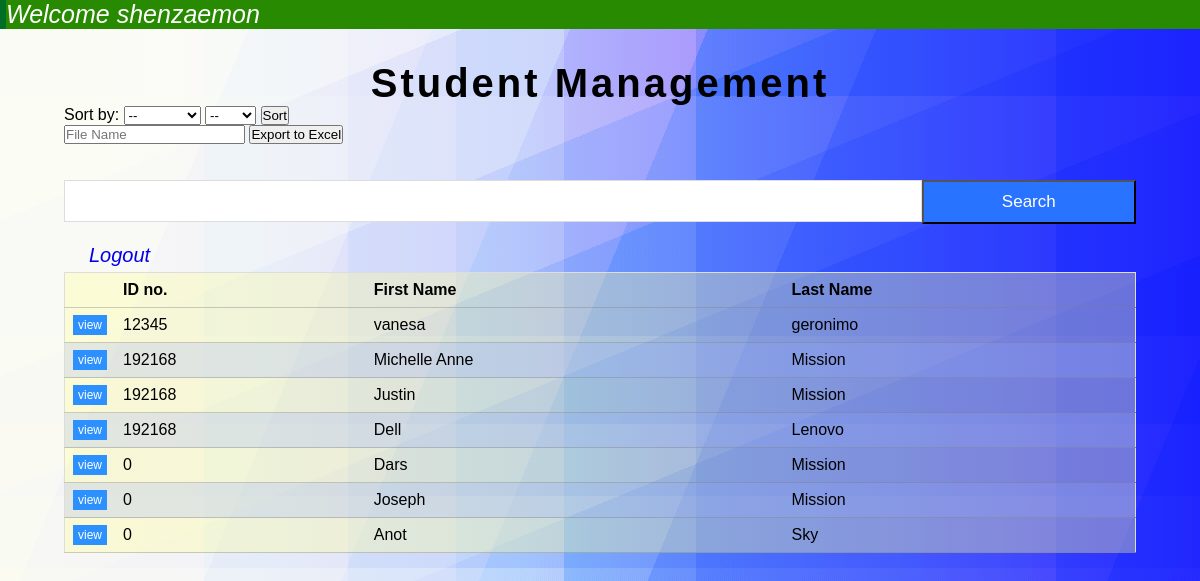
/result.php (signed in), run on the app's committed database.
### tables this page shows
CREATE TABLE `student_list` (
  `id` int(11) NOT NULL,
  `email` varchar(225) NOT NULL,
  `firstname` varchar(255) NOT NULL,
  `midname` varchar(225) NOT NULL,
  `lastname` varchar(255) NOT NULL,
  `gender` varchar(20) NOT NULL,
  `dob` date NOT NULL,
  `address` varchar(225) NOT NULL,
  `program` varchar(225) NOT NULL,
  `religion` varchar(225) NOT NULL,
  `btype` varchar(5) NOT NULL,
  `height` varchar(20) NOT NULL,
  `beneficiary` varchar(225) NOT NULL,
  `yearlevel` varchar(20) NOT NULL,
  `registered` datetime NOT NULL DEFAULT current_timestamp(),
  `images` varchar(255) NOT NULL,
  `dateUpdate` varchar(255) NOT NULL,
  `updateBy` varchar(255) NOT NULL,
  `username` varchar(10) NOT NULL,
  `ismisID` int(10) NOT NULL
);

### result.php (the view, shortened to what this page needs)
<?php
if (isset($_SESSION['UserLogin'])) {
    echo "<div class='message success'>Welcome " . $_SESSION['UserLogin'] . '</div>';
} else {
    echo "<div class='message info'>Welcome Guest</div>";
}
if (isset($_POST['submit'])) {
    if (!empty($sort) && !empty($sorttype)) {
        $sort = $_POST['sort'];
        $sorttype = $_POST['sorttype'];
    } else {
        echo "Invalid Sorting";
        $sort = "id";
        $sorttype = "DESC";
    }
} else {
    $sort = "id";
    $sorttype = "DESC";
}
$con = connection();
$search = isset($_GET['search']) ? trim($_GET['search']) : "";
$searchParts = explode(" ", $search);
if (count($searchParts) == 2) {
    $firstPart = "%" . $searchParts[0] . "%";
    $secondPart = "%" . $searchParts[1] . "%";
    $sql = "
        SELECT *
        FROM student_list
        WHERE
            (firstname LIKE ? AND lastname LIKE ?)
            OR (firstname LIKE ? AND lastname LIKE ?)
        ORDER BY $sort $sorttype
    ";
    $stmt = $con->prepare($sql);
    $stmt->bind_param("ssss", $firstPart, $secondPart, $secondPart, $firstPart);
} else {
    $searchTerm = "%" . $search . "%";
    $sql = "
        SELECT *
        FROM student_list
        WHERE
            firstname LIKE ?
            OR lastname LIKE ?
        ORDER BY $sort $sorttype
    ";
    $stmt = $con->prepare($sql);
    $stmt->bind_param("ss", $searchTerm, $searchTerm);
}
$stmt->execute();
$students = $stmt->get_result();
$row_count = $students->num_rows;
?>
<!DOCTYPE html>
<html lang="en">
<head>
    <link rel="stylesheet" href="css/style.css">
</head>
<body id="index-body">
    <div class="wrapper">
        <div class="index-title">
            <a href="index.php">Student Management</a>
        </div>
        <form action="" method="post" id="sortform">
            <label>Sort by:</label>
            <select name="sort" id="sort">
                <option value="" disabled selected>--</option>
            </select>
            <select name="sorttype" id="sorttype">
                <option value="" disabled selected>--</option>
            </select>
            <button type="submit" name="submit">Sort</button>
        </form>
        <form method="post" action="to_excel.php">
            <input type="text"  name="fileName" id ="fileName" placeholder="File Name" required>
            <button type="submit" name="export">Export to Excel</button>
        </form>
        <br>
        <br>
        <div class="index-seach-container">
            <form action="result.php" method="get" id="index">
                <input type="text" name="search" id="search" class="index-search-input">
                <button type="submit" name="submit" class="index-submit">Search</button>
            </form>
        </div>
        <br>
        <div class="clickables">
            <?php if (isset($_SESSION['UserLogin'])) { ?>
                <a href="logout.php" id="logout" class="login-out-link">Logout</a>
            <?php } else { ?>
                <a href="login.php" id="login" class="login-out-link">Login</a>
            <?php } ?>
        </div>
        <table>
            <thead>
                <tr>
                    <th></th>
                    <th>ID no.</th>
                    <th>First Name</th>
                    <th>Last Name</th>
                </tr>
            </thead>
            <tbody>
                <?php if ($row_count > 0) {
                    while ($row = $students->fetch_assoc()) { ?>
                        <tr>
                            <td width="30"><a class="view" href="details.php?ID=<?php echo $row['id']; ?>">view</a></td>
                            <td><?php echo $row['ismisID']; ?></td>
                            <td><?php echo $row['firstname']; ?></td>
                            <td><?php echo $row['lastname']; ?></td>
                        </tr>
                    <?php }
                } else { ?>
                    <tr>
                        <td colspan="3">No results found.</td>
                    </tr>
                <?php } ?>
            </tbody>
        </table>
</body>
</html>

### css/style.css (style rules this page uses)
* { margin: 0; padding: 0; box-sizing: 0; }
.wrapper { margin: 2rem; padding: 0 2rem 0 2rem; }
body { font-family: Arial, sans-serif; }
.message { width: 100%; }
.message.success { background-color: rgb(39, 138, 0); border-left: 6px solid rgb(0, 110, 37); color: rgb(255, 255, 255); font-size: 25px; font-style: italic; }
body { background-attachment: fixed; background-size: cover; background-image: linear-gradient( 0deg, rgb(213, 229, 183) 0%, rgb(213, 229, 183) 17%, rgb(189, 213, 190) 17%, rgb(189, 213, 190) 29%, rgb(166, 196, 196) 29%, rgb(166, 196, 196) 38%, rgb(142, 180, 203) 38%, rgb(142, 180, 203) 47%, rgb(118, 164, 210) 47%, rgb(118, 164, 210) 58%, rgb(95, 147, 216) 58%, rgb(95, 147, 216) 88%, rgb(71, 131, 223) 88%, rgb(71, 131, 223) 100% ), linear-gradient( 157.5deg, rgb(213, 229, 183) 0%, rgb(213, 229, 183) 17%, rgb(189, 213, 190) 17%, rgb(189, 213, 190) 29%, rgb(166, 196, 196) 29%, rgb(166, 196, 196) 38%, rgb(142, 180, 203) 38%, rgb(142, 180, 203) 47%, rgb(118, 164, 210) 47%, rgb(118, 164, 210) 58%, rgb(95, 147, 216) 58%, rgb(95, 147, 216) 88%, rgb(71, 131, 223) 88%, rgb(71, 131, 223) 100% ), linear-gradient( 112.5deg, rgb(213, 229, 183) 0%, rgb(213, 229, 183) 17%, rgb(189, 213, 190) 17%, rgb(189, 213, 190) 29%, rgb(166, 196, 196) 29%, rgb(166, 196, 196) 38%, rgb(142, 180, 203) 38%, rgb(142, 180, 203) 47%, rgb(118, 164, 210) 47%, rgb(118, 164, 210) 58%, rgb(95, 147, 216) 58%, rgb(95, 147, 216) 88%, rgb(71, 131, 223) 88%, rgb(71, 131, 223) 100% ), linear-gradient( 90deg, rgb(213, 229, 183) 0%, rgb(213, 229, 183) 17%, rgb(189, 213, 190) 17%, rgb(189, 213, 190) 29%, rgb(166, 196, 196) 29%, rgb(166, 196, 196) 38%, rgb(142, 180, 203) 38%, rgb(142, 180, 203) 47%, rgb(118, 164, 210) 47%, rgb(118, 164, 210) 58%, rgb(95, 147, 216) 58%, rgb(95, 147, 216) 88%, rgb(71, 131, 223) 88%, rgb(71, 131, 223) 100% ), linear-gradient(90deg, rgb(173, 92, 95), rgb(110, 20, 174)); background-blend-mode: overlay, overlay, overlay, overlay, normal; }
.index-title { text-align: center; font-size: 40px; font-weight: bolder; letter-spacing: 3px; }
.index-title a { text-decoration: none; color: black; }
.clickables { color: #5900ff; font-style: italic; font-size: 20px; width: 100%; margin: 5px; display: flex; }
.login-out-link { text-decoration: none; margin: 20px 0 0 20px; }
table { background-color: rgba(255, 255, 158, 0.349); border: 1px solid #ddd; border-collapse: collapse; width: 100%; }
th, td { text-align: left; padding: 8px; border-bottom: rgba(128, 128, 128, 0.397) solid 1px; }
tr:nth-child(even) { background-color: #93aaff3b; }
.view { border: none; background: #2c91ff; color: white; text-decoration: none; padding: 3px 5px 3px 5px; font-size: 12px; }
.index-search-input { padding: 10px; font-size: 17px; border: 1px solid #ddd; float: left; width: 80%; background: white; }
.index-submit { float: left; width: 20%; padding: 10px; background: #2873ff; color: white; font-size: 17; }

### data on the page
student_list: ismisID "12345", firstname "vanesa", lastname "geronimo"
student_list: ismisID "192168", firstname "Michelle Anne", lastname "Mission"
student_list: ismisID "192168", firstname "Justin", lastname "Mission"
student_list: ismisID "192168", firstname "Dell", lastname "Lenovo"
student_list: ismisID "0", firstname "Dars", lastname "Mission"
student_list: ismisID "0", firstname "Joseph", lastname "Mission"
student_list: ismisID "0", firstname "Anot", lastname "Sky"

### other printed values
$_SESSION['UserLogin'] "shenzaemon"
